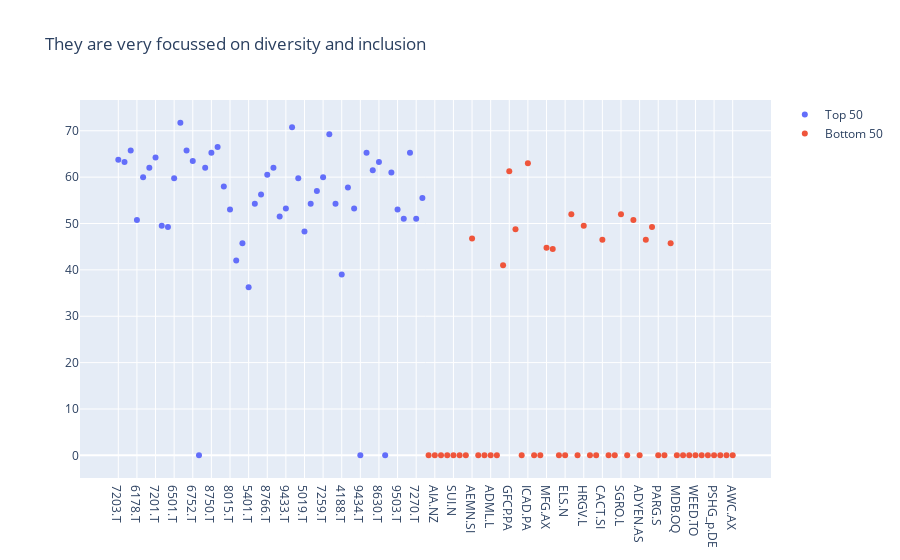

The notebook cell this image was saved under:
### Code cell
plots = [go.Scatter(x=top50['RIC'], y=top50['TRDIR Score'], mode='markers', name='Top 50'), 
         go.Scatter(x=bot50['RIC'], y=bot50['TRDIR Score'], mode='markers', name='Bottom 50')]
fig = go.Figure(data=plots)
fig.update_layout(title='They are very focussed on diversity and inclusion')
fig.show()

### Figure 1 — Plotly figure (JSON) as saved in the notebook; plotly's stock layout.template omitted (floating-point values rounded to 4 significant figures)
{"data": [{"mode": "markers", "name": "Top 50", "type": "scatter", "x": ["7203.T", "8058.T", "7267.T", "6178.T", "9432.T", "8001.T", "7201.T", "5020.T", "9984.T", "6501.T", "6758.T", "8267.T", "6752.T", "7181.T", "8002.T", "8750.T", "8031.T", "3382.T", "8015.T", "8306.T", "9501.T", "5401.T", "8316.T", "8725.T", "8766.T", "6902.T", "8053.T", "9433.T", "9437.T", "6503.T", "5019.T", "1925.T", "7011.T", "7259.T", "6702.T", "8411.T", "4188.T", "5411.T", "7269.T", "9434.T", "6502.T", "5108.T", "8630.T", "7751.T", "7261.T", "9503.T", "7459.T", "5802.T", "7270.T", "9502.T"], "y": [63.75, 63.25, 65.75, 50.75, 60, 62, 64.25, 49.5, 49.25, 59.75, 71.75, 65.75, 63.5, 0, 62, 65.25, 66.5, 58, 53, 42, 45.75, 36.25, 54.25, 56.25, 60.5, 62, 51.5, 53.25, 70.75, 59.75, 48.25, 54.25, 57, 60, 69.25, 54.25, 39, 57.75, 53.25, 0, 65.25, 61.5, 63.25, 0, 61, 53, 51, 65.25, 51, 55.5]}, {"mode": "markers", "name": "Bottom 50", "type": "scatter", "x": ["FCR_u.TO", "AIA.NZ", "ROKU.OQ", "PAYC.N", "SUI.N", "GWRE.N", "DOCU.OQ", "AEMN.SI", "AGNC.OQ", "CAR_u.TO", "ADML.L", "NNN.N", "DHER.DE", "GFCP.PA", "FBK.MI", "FNV.TO", "ICAD.PA", "WIX.OQ", "IONS.OQ", "MFG.AX", "BLND.L", "PODD.OQ", "ELS.N", "CVO.PA", "MKTX.OQ", "HRGV.L", "MACT.SI", "CYBR.OQ", "CACT.SI", "OKTA.OQ", "RYM.NZ", "SGRO.L", "SUNT.SI", "AUTOA.L", "ADYEN.AS", "WTC.AX", "GLPG.AS", "PARG.S", "SRPT.OQ", "PSK.TO", "MDB.OQ", "ACB.TO", "TKWY.AS", "WEED.TO", "ALNY.OQ", "BGNE.OQ", "PSHG_p.DE", "CRON.TO", "LBRDK.OQ", "AWC.AX"], "y": [0, 0, 0, 0, 0, 0, 0, 46.75, 0, 0, 0, 0, 41, 61.25, 48.75, 0, 63, 0, 0, 44.75, 44.5, 0, 0, 52, 0, 49.5, 0, 0, 46.5, 0, 0, 52, 0, 50.75, 0, 46.5, 49.25, 0, 0, 45.75, 0, 0, 0, 0, 0, 0, 0, 0, 0, 0]}], "layout": {"title": {"text": "They are very focussed on diversity and inclusion"}}}
